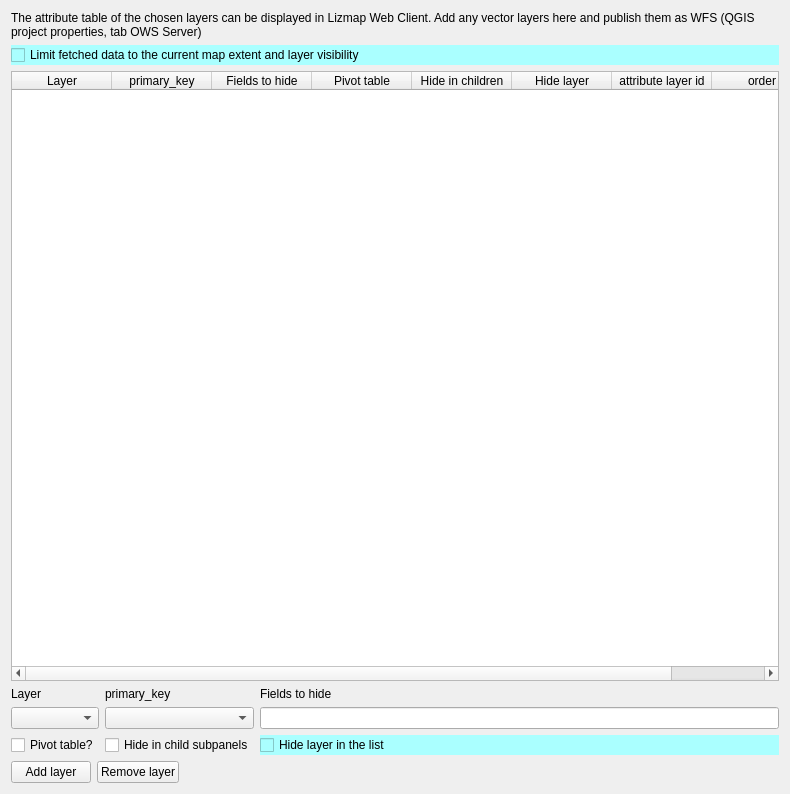
             <widget class="QWidget" name="scrollAreaWidgetContents_6">
              <property name="geometry">
               <rect>
                <x>0</x>
                <y>0</y>
                <width>790</width>
                <height>794</height>
               </rect>
              </property>
              <layout class="QVBoxLayout" name="verticalLayout_31">
               <item>
                <widget class="QLabel" name="label_60">
                 <property name="text">
                  <string>The attribute table of the chosen layers can be displayed in Lizmap Web Client. Add any vector layers here and publish them as WFS (QGIS project properties, tab OWS Server)</string>
                 </property>
                 <property name="wordWrap">
                  <bool>true</bool>
                 </property>
                </widget>
               </item>
               <item>
                <widget class="QCheckBox" name="cbLimitDataToBbox">
                 <property name="toolTip">
                  <string>The attribute table will only show the data for the map extent, and only if the layer if visible at current map scale. Useful for big datasets.</string>
                 </property>
                 <property name="styleSheet">
                  <string notr="true">background-color:rgb(170, 255, 255);</string>
                 </property>
                 <property name="text">
                  <string>Limit fetched data to the current map extent and layer visibility</string>
                 </property>
                </widget>
               </item>
               <item>
                <widget class="QTableWidget" name="twAttributeLayerList">
                 <property name="alternatingRowColors">
                  <bool>true</bool>
                 </property>
                 <property name="selectionMode">
                  <enum>QAbstractItemView::SingleSelection</enum>
                 </property>
                 <property name="selectionBehavior">
                  <enum>QAbstractItemView::SelectRows</enum>
                 </property>
                 <column>
                  <property name="text">
                   <string>Layer</string>
                  </property>
                 </column>
                 <column>
                  <property name="text">
                   <string>primary_key</string>
                  </property>
                 </column>
                 <column>
                  <property name="text">
                   <string>Fields to hide</string>
                  </property>
                 </column>
                 <column>
                  <property name="text">
                   <string>Pivot table</string>
                  </property>
                 </column>
                 <column>
                  <property name="text">
                   <string>Hide in children</string>
                  </property>
                 </column>
                 <column>
                  <property name="text">
                   <string>Hide layer</string>
                  </property>
                 </column>
                 <column>
                  <property name="text">
                   <string>attribute layer id</string>
                  </property>
                 </column>
                 <column>
                  <property name="text">
                   <string>order</string>
                  </property>
                 </column>
                </widget>
               </item>
               <item>
                <layout class="QHBoxLayout" name="horizontalLayout_27">
                 <item>
                  <layout class="QGridLayout" name="gridLayout_25">
                   <item row="0" column="0">
                    <widget class="QLabel" name="label_61">
                     <property name="text">
                      <string>Layer</string>
                     </property>
                    </widget>
                   </item>
                   <item row="1" column="1">
                    <widget class="QComboBox" name="liAttributeLayerFields">
                     <property name="styleSheet">
                      <string notr="true"/>
                     </property>
                    </widget>
                   </item>
                   <item row="0" column="1">
                    <widget class="QLabel" name="label_62">
                     <property name="text">
                      <string>primary_key</string>
                     </property>
                    </widget>
                   </item>
                   <item row="0" column="2">
                    <widget class="QLabel" name="label_64">
                     <property name="text">
                      <string>Fields to hide</string>
                     </property>
                    </widget>
                   </item>
                   <item row="6" column="0">
                    <widget class="QCheckBox" name="cbAttributeLayerIsPivot">
                     <property name="styleSheet">
                      <string notr="true"/>
                     </property>
                     <property name="text">
                      <string>Pivot table?</string>
                     </property>
                    </widget>
                   </item>
                   <item row="1" column="2">
                    <widget class="QLineEdit" name="inAttributeLayerHiddenFields">
                     <property name="styleSheet">
                      <string notr="true"/>
                     </property>
                    </widget>
                   </item>
                   <item row="6" column="1">
                    <widget class="QCheckBox" name="cbAttributeLayerHideAsChild">
                     <property name="styleSheet">
                      <string notr="true"/>
                     </property>
                     <property name="text">
                      <string>Hide in child subpanels</string>
                     </property>
                    </widget>
                   </item>
                   <item row="1" column="0">
                    <widget class="QComboBox" name="liAttributeLayer"/>
                   </item>
                   <item row="6" column="2">
                    <widget class="QCheckBox" name="cbAttributeLayerHideLayer">
                     <property name="toolTip">
                      <string>No button &quot;Detail&quot; will be shown in Lizmap to open the attribute table, but related features such as selection and filter will be available.</string>
                     </property>
                     <property name="styleSheet">
                      <string notr="true">background-color:rgb(170, 255, 255);</string>
                     </property>
                     <property name="text">
                      <string>Hide layer in the list</string>
                     </property>
                    </widget>
                   </item>
                  </layout>
                 </item>
                </layout>
               </item>
               <item>
                <layout class="QHBoxLayout" name="horizontalLayout_26">
                 <item>
                  <widget class="QPushButton" name="btAttributeLayerAdd">
                   <property name="text">
                    <string>Add layer</string>
                   </property>
                  </widget>
                 </item>
                 <item>
                  <widget class="QPushButton" name="btAttributeLayerDel">
                   <property name="text">
                    <string>Remove layer</string>
                   </property>
                  </widget>
                 </item>
                 <item>
                  <spacer name="horizontalSpacer_28">
                   <property name="orientation">
                    <enum>Qt::Horizontal</enum>
                   </property>
                   <property name="sizeHint" stdset="0">
                    <size>
                     <width>40</width>
                     <height>20</height>
                    </size>
                   </property>
                  </spacer>
                 </item>
                </layout>
               </item>
              </layout>
             </widget>
